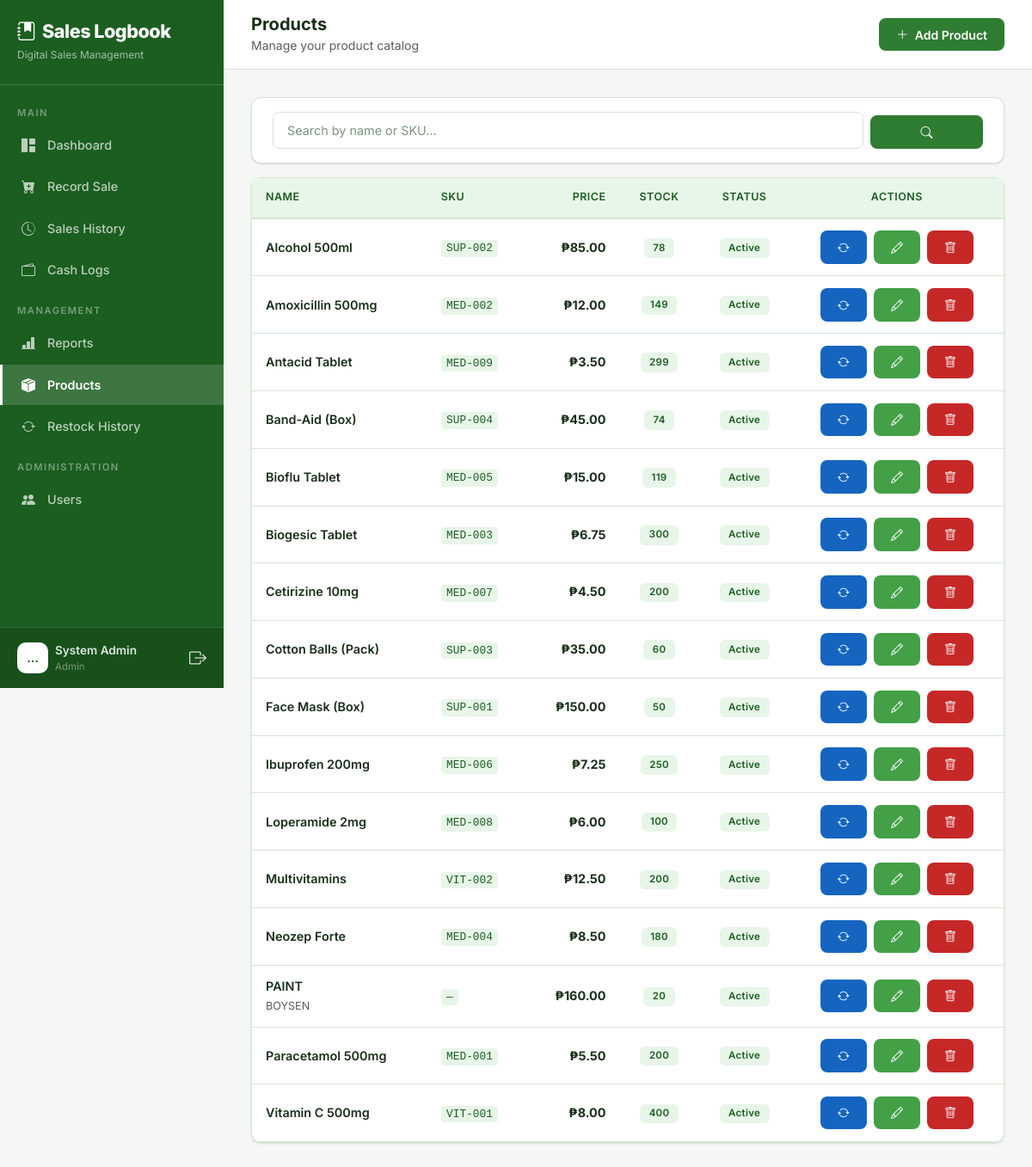
The app's page /products/ (signed in), older data.
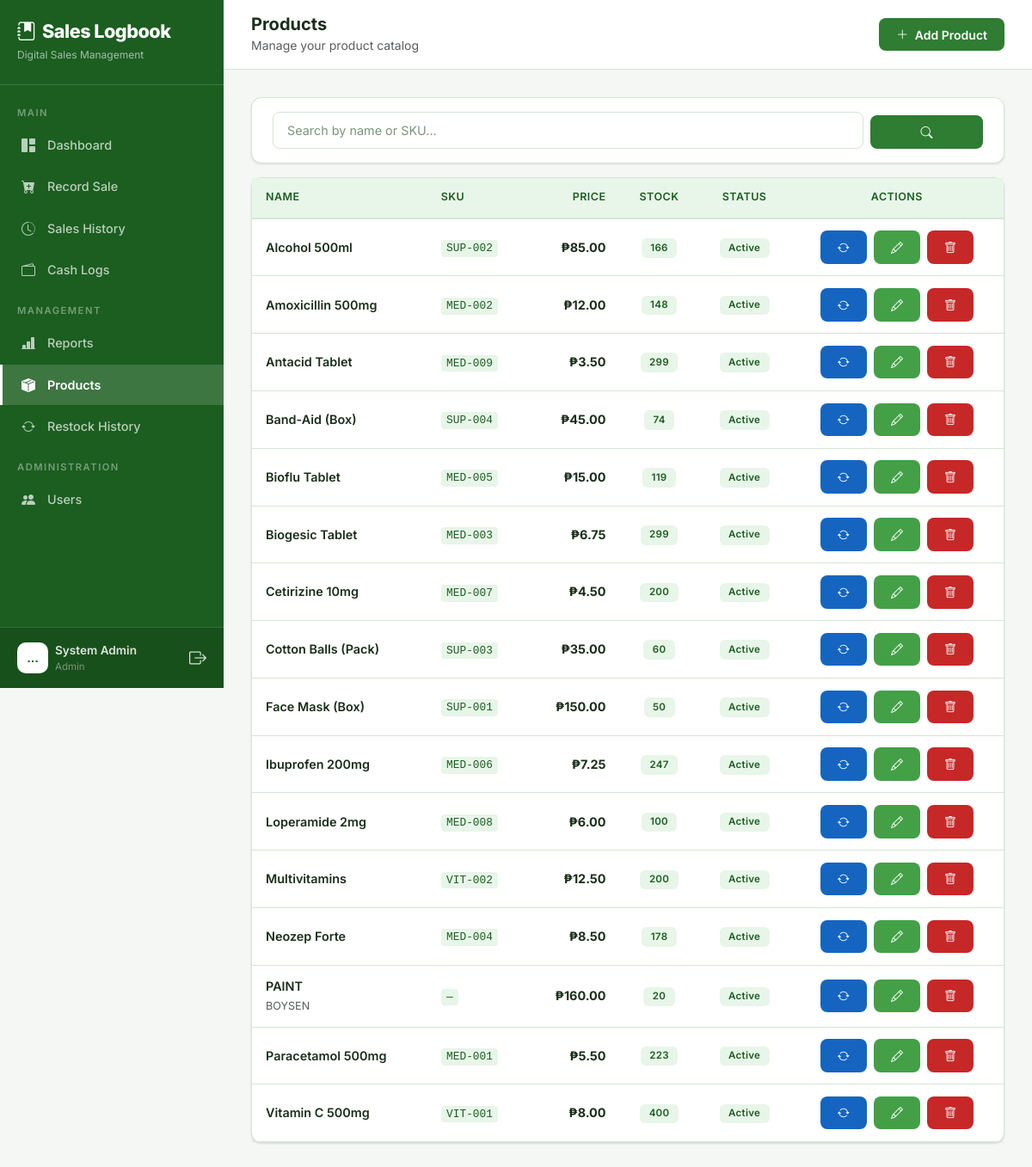
The same page, newer data.
### core/models.py (models this page shows, shortened)
class Product(models.Model):
    name = models.CharField(max_length=200)
    category = models.ForeignKey(Category, on_delete=models.SET_NULL, null=True, blank=True, related_name='products')
    description = models.TextField(blank=True, null=True)
    price = models.DecimalField(max_digits=12, decimal_places=2)
    stock = models.PositiveIntegerField(default=0, help_text="Current stock quantity")
    sku = models.CharField(max_length=50, blank=True, null=True, unique=True, verbose_name="SKU")
    is_active = models.BooleanField(default=True)
    created_at = models.DateTimeField(auto_now_add=True)
    updated_at = models.DateTimeField(auto_now=True)
    class Meta:
        ordering = ['category', 'name']

### core/views.py (the view)
# urls.py: path('products/', views.product_list, name='product_list'),
@login_required
@role_required('admin', 'manager')
def product_list(request):
    products = Product.objects.all()
    search = request.GET.get('search', '').strip()
    if search:
        products = products.filter(Q(name__icontains=search) | Q(sku__icontains=search))
    paginator = Paginator(products, 20)
    page = request.GET.get('page', 1)
    products = paginator.get_page(page)
    return render(request, 'core/product_list.html', {'products': products, 'search': search})

### core/templates/core/product_list.html (shortened to what the changed rows need)
{% extends "core/base.html" %}
{% load static %}
{% block body %}
<div class="main-content">
    <div class="page-content fade-in">
        <div class="card">
            <div class="card-body p-0">
                {% if products %}
                <div class="table-responsive">
                    <table class="table table-hover mb-0">
                        <thead>
                            <tr>
                                <th>Name</th>
                                <th>SKU</th>
                                <th class="text-end">Price</th>
                                <th class="text-center">Stock</th>
                                <th class="text-center">Status</th>
                                <th class="text-center">Actions</th>
                            </tr>
                        </thead>
                        <tbody>
                            {% for product in products %}
                            <tr>
                                <td>
                                    <div class="fw-semibold">{{ product.name }}</div>
                                </td>
                                <td><code>{{ product.sku|default:"—" }}</code></td>
                                <td class="text-end fw-bold">₱{{ product.price|floatformat:2 }}</td>
                                <td class="text-center">
                                    {% if product.stock <= 5 and product.stock > 0 %}
                                    <span class="badge bg-warning bg-opacity-25 text-warning">{{ product.stock }}</span>
                                    {% elif product.stock == 0 %}
                                    <span class="badge bg-danger bg-opacity-25 text-danger">Out of stock</span>
                                    {% else %}
                                    <span class="badge bg-success bg-opacity-25 text-success">{{ product.stock }}</span>
                                    {% endif %}
                                </td>
                                <td class="text-center">
                                    {% if product.is_active %}
                                    <span class="badge bg-success bg-opacity-25 text-success">Active</span>
                                    {% else %}
                                    <span class="badge bg-secondary bg-opacity-25 text-secondary">Inactive</span>
                                    {% endif %}
                                </td>
                                <td class="text-center">
                                    <a href="{% url 'restock_create' %}?product={{ product.pk }}" class="btn btn-sm btn-info text-white me-1" title="Restock">
                                        <i class="bi bi-arrow-repeat"></i>
                                    </a>
                                    <a href="{% url 'product_edit' product.pk %}" class="btn btn-sm btn-warning me-1" title="Edit">
                                        <i class="bi bi-pencil"></i>
                                    </a>
                                    {% if request.user.role == 'admin' %}
                                    <a href="{% url 'product_delete' product.pk %}" class="btn btn-sm btn-danger" title="Delete">
                                        <i class="bi bi-trash"></i>
                                    </a>
                                    {% endif %}
                                </td>
                            </tr>
                            {% endfor %}
                        </tbody>
                    </table>
                </div>
                {% else %}
                <div class="empty-state">
                    <i class="bi bi-box-seam"></i>
                    <p>No products found. <a href="{% url 'product_create' %}">Add your first product!</a></p>
                </div>
                {% endif %}
            </div>
        </div>
    </div>
</div>
{% endblock %}

Row changes from the older to the newer data that the page shows:
changed Product "Alcohol 500ml": stock "78" → "166"
changed Product "Amoxicillin 500mg": stock "149" → "148"
changed Product "Biogesic Tablet": stock "300" → "299"
changed Product "Ibuprofen 200mg": stock "250" → "247"
changed Product "Neozep Forte": stock "180" → "178"
changed Product "Paracetamol 500mg": stock "200" → "223"
